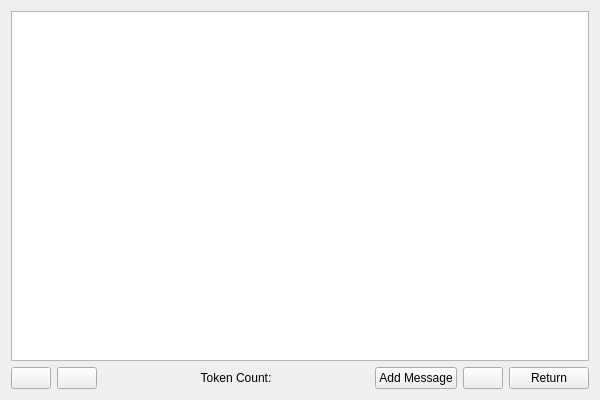
<?xml version="1.0" encoding="UTF-8"?>
<ui version="4.0">
 <class>PreviewWidget</class>
 <widget class="QWidget" name="PreviewWidget">
  <property name="geometry">
   <rect>
    <x>0</x>
    <y>0</y>
    <width>600</width>
    <height>400</height>
   </rect>
  </property>
  <property name="windowTitle">
   <string>Preview</string>
  </property>
  <layout class="QVBoxLayout" name="verticalLayout">
   <item>
    <widget class="QTreeWidget" name="tree">
     <property name="headerHidden">
      <bool>true</bool>
     </property>
     <property name="columnCount">
      <number>1</number>
     </property>
     <column>
      <property name="text">
       <string notr="true">1</string>
      </property>
     </column>
    </widget>
   </item>
   <item>
    <layout class="QHBoxLayout" name="horizontalLayout" stretch="0,0,1,0,0,0">
     <item>
      <widget class="QPushButton" name="zoom_in_button">
       <property name="text">
        <string/>
       </property>
      </widget>
     </item>
     <item>
      <widget class="QPushButton" name="zoom_out_button">
       <property name="text">
        <string/>
       </property>
      </widget>
     </item>
     <item>
      <widget class="QLabel" name="token_count_label">
       <property name="text">
        <string>Token Count:</string>
       </property>
       <property name="alignment">
        <set>Qt::AlignCenter</set>
       </property>
      </widget>
     </item>
     <item>
      <widget class="QPushButton" name="add_message_button">
       <property name="text">
        <string>Add Message</string>
       </property>
      </widget>
     </item>
     <item>
      <widget class="QPushButton" name="send_prompt_button">
       <property name="text">
        <string></string>
       </property>
      </widget>
     </item>
     <item>
      <widget class="QPushButton" name="ok_button">
       <property name="text">
        <string>Return</string>
       </property>
      </widget>
     </item>
    </layout>
   </item>
  </layout>
 </widget>
 <resources/>
 <connections/>
</ui>
